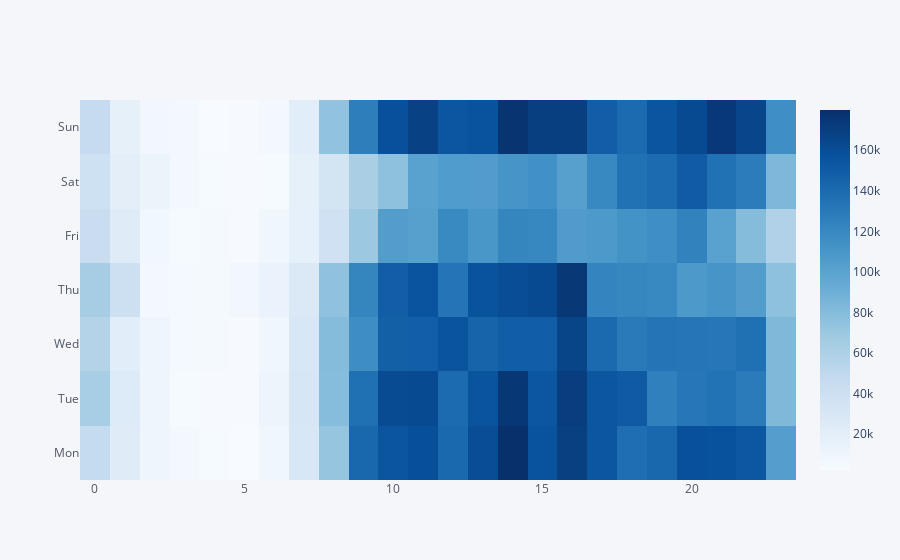

This figure's notebook cell:
### Code cell
orders_payments_weekday_hour.iplot(kind='heatmap',x='hour',y='weekday',z='payment_value',colorscale='Blues')

### Figure 1 — Plotly figure (JSON) as saved in the notebook; plotly's stock layout.template omitted (floating-point values rounded to 4 significant figures; data arrays with more than 128 entries replaced by an {"elided": "..."} marker saying what was removed)
{"data": [{"colorscale": [[0, "rgb(247,251,255)"], [0.125, "rgb(222,235,247)"], [0.25, "rgb(198,219,239)"], [0.375, "rgb(158,202,225)"], [0.5, "rgb(107,174,214)"], [0.625, "rgb(66,146,198)"], [0.75, "rgb(33,113,181)"], [0.875, "rgb(8,81,156)"], [1, "rgb(8,48,107)"]], "type": "heatmap", "x": {"elided": "168 int values"}, "y": {"elided": "168 str values"}, "z": {"elided": "168 float values"}, "zmax": 179900.0, "zmin": 2138.0}], "layout": {"legend": {"bgcolor": "#F5F6F9", "font": {"color": "#4D5663"}}, "paper_bgcolor": "#F5F6F9", "plot_bgcolor": "#F5F6F9", "title": {"font": {"color": "#4D5663"}}, "xaxis": {"gridcolor": "#E1E5ED", "showgrid": true, "tickfont": {"color": "#4D5663"}, "title": {"font": {"color": "#4D5663"}, "text": ""}, "zerolinecolor": "#E1E5ED"}, "yaxis": {"gridcolor": "#E1E5ED", "showgrid": true, "tickfont": {"color": "#4D5663"}, "title": {"font": {"color": "#4D5663"}, "text": ""}, "zerolinecolor": "#E1E5ED"}}}
